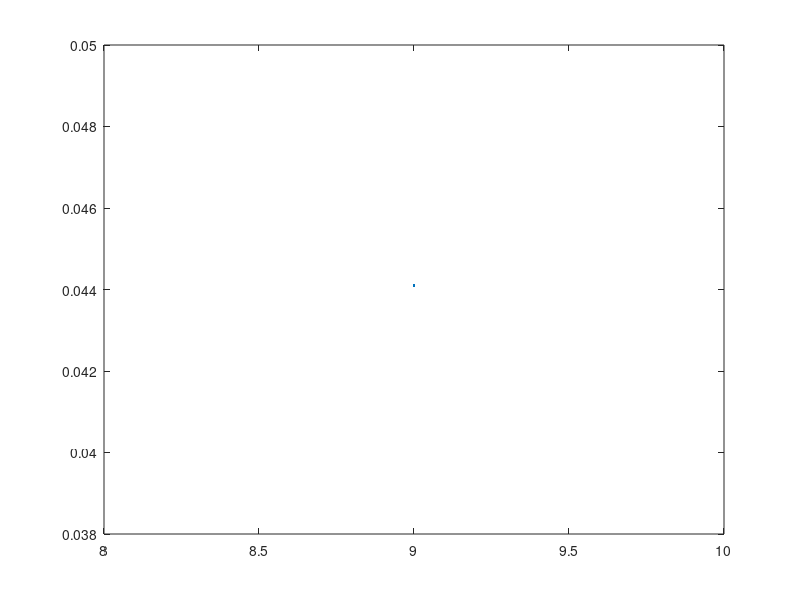

Write the MATLAB code that produced this figure.
% Kc1=4.498e-7;
% Kc2=4.79e-11;
% HCO2=3.428e-2;
% Pco2=3.87e-4;

Kc1=16.11e-7; % T=30+273 and Salinity=0.0035
Kc2=13.34e-10; % T=30+273 and Salinity=0.0035
HCO2=0.0299; % mol/kg/bar at T=30+273 
Pco2=0.00039212775; %bar

% Kc1=12.36e-7; % T=30+273 and Salinity=0.0035
% Kc2=7.534e-10; % T=30+273 and Salinity=0.0035
% HCO2=0.0299; % mol/kg/bar at T=30+273 
% Pco2=0.00039212775; %bar

PH=8:0.05:10;
PH=9
H=10.^(-PH);
EffctiveHenryConstant=HCO2*(1+Kc1./H+Kc1*Kc2./H./H);
% plot(PH,EffctiveHenryConstant);
% xlabel('PH');
% ylabel('EffctiveHenryConstant');
% 
CTotal=EffctiveHenryConstant*Pco2;
plot(PH,CTotal);
% CTotal=1;
HCO3=H.*Kc1./(H.*H+H.*Kc1+Kc1*Kc2).*CTotal;
H2CO3=H.*H./(H.*H+H.*Kc1+Kc1*Kc2).*CTotal;
CO3=Kc1*Kc2./(H.*H+H.*Kc1+Kc1*Kc2).*CTotal;
H2CO3=H2CO3;
 
% plot(PH,HCO3);
% hold on;
% plot(PH,H2CO3);
% plot(PH,CO3);
